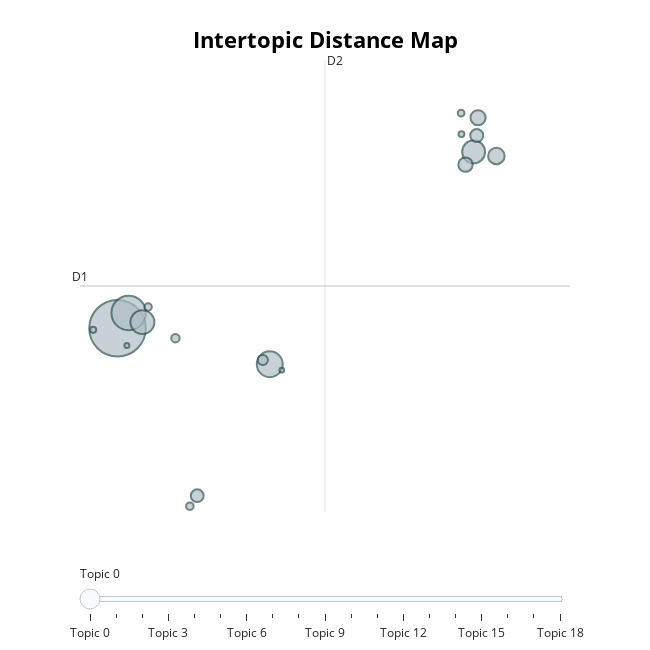

Write notebook code for a chart like this one.
### Markdown cell above
# Interactive Visualizations

### Code cell
# Visualize topics in 2D space
try:
    fig1 = topic_model.visualize_topics()
    fig1.show()
except Exception as e:
    print(f"Could not create topic visualization: {e}")

### Figure 1 — Plotly figure (JSON) as saved in the notebook; plotly's stock layout.template omitted (floating-point values rounded to 4 significant figures)
{"data": [{"customdata": [[0, "pupils | cent | children | teachers | dfe", 1412], [1, "ofsted | trust | inspection | trusts | inspections", 522], [2, "maths | pupils | grades | cent | subjects", 295], [3, "academy | academies | school academy | html | notice", 252], [4, "ai | children | teachers | learners | technology", 232], [5, "apprenticeship | apprenticeships | apprentices | employers | sellafield", 120], [6, "scholarship | scholarships | scholars | university | british", 100], [7, "start date | interesting | fact | date | minister", 92], [8, "research | justice | nuffield | foundation | nuffield foundation", 74], [9, "student | slc | finance | student finance | application", 72], [10, "ofqual | regulator | chief regulator | qualifications | chief", 45], [11, "cyber | ess | security | mis | sims", 31], [12, "loans | rate | student loans | student | maximum", 25], [13, "oak | curriculum | resources | quango | financial education", 24], [14, "ambassador | embassy | competition | day | women", 20], [15, "sport | pe | sports | girls | physical", 17], [16, "nda | nuclear | nda group | decommissioning | graduate", 15], [17, "neli | language | programme | children | intervention", 11], [18, "deaf | sign language | language | gcse | british sign", 10]], "hovertemplate": "<b>Topic %{customdata[0]}</b><br>%{customdata[1]}<br>Size: %{customdata[2]}", "legendgroup": "", "marker": {"color": "#B0BEC5", "line": {"color": "DarkSlateGrey", "width": 2}, "size": [1412, 522, 295, 252, 232, 120, 100, 92, 74, 72, 45, 31, 25, 24, 20, 17, 15, 11, 10], "sizemode": "area", "sizeref": 0.8825, "symbol": "circle"}, "mode": "markers", "name": "", "orientation": "v", "showlegend": false, "type": "scatter", "x": [2.095, 2.303, 4.942, 2.56, 8.753, 9.178, 8.836, 8.601, 8.811, 3.585, 4.812, 3.177, 3.447, 2.667, 8.519, 1.639, 8.526, 2.27, 5.166], "xaxis": "x", "y": [4.945, 5.485, 3.667, 5.16, 11.2, 11.05, 12.41, 10.74, 11.77, -0.9939, 3.818, 4.59, -1.366, 5.696, 12.57, 4.887, 11.83, 4.336, 3.457], "yaxis": "y"}], "layout": {"annotations": [{"showarrow": false, "text": "D1", "x": 1.393, "y": 6.441, "yshift": 10}, {"showarrow": false, "text": "D2", "x": 5.974, "xshift": 10, "y": 14.45}], "height": 650, "hoverlabel": {"bgcolor": "white", "font": {"family": "Rockwell", "size": 16}}, "legend": {"itemsizing": "constant", "tracegroupgap": 0}, "margin": {"t": 60}, "shapes": [{"line": {"color": "#CFD8DC", "width": 2}, "type": "line", "x0": 5.974, "x1": 5.974, "y0": -1.571, "y1": 14.45}, {"line": {"color": "#9E9E9E", "width": 2}, "type": "line", "x0": 1.393, "x1": 10.56, "y0": 6.441, "y1": 6.441}], "sliders": [{"active": 0, "pad": {"t": 50}, "steps": [{"args": [{"marker.color": [["red", "#B0BEC5", "#B0BEC5", "#B0BEC5", "#B0BEC5", "#B0BEC5", "#B0BEC5", "#B0BEC5", "#B0BEC5", "#B0BEC5", "#B0BEC5", "#B0BEC5", "#B0BEC5", "#B0BEC5", "#B0BEC5", "#B0BEC5", "#B0BEC5", "#B0BEC5", "#B0BEC5"]]}], "label": "Topic 0", "method": "update"}, {"args": [{"marker.color": [["#B0BEC5", "red", "#B0BEC5", "#B0BEC5", "#B0BEC5", "#B0BEC5", "#B0BEC5", "#B0BEC5", "#B0BEC5", "#B0BEC5", "#B0BEC5", "#B0BEC5", "#B0BEC5", "#B0BEC5", "#B0BEC5", "#B0BEC5", "#B0BEC5", "#B0BEC5", "#B0BEC5"]]}], "label": "Topic 1", "method": "update"}, {"args": [{"marker.color": [["#B0BEC5", "#B0BEC5", "red", "#B0BEC5", "#B0BEC5", "#B0BEC5", "#B0BEC5", "#B0BEC5", "#B0BEC5", "#B0BEC5", "#B0BEC5", "#B0BEC5", "#B0BEC5", "#B0BEC5", "#B0BEC5", "#B0BEC5", "#B0BEC5", "#B0BEC5", "#B0BEC5"]]}], "label": "Topic 2", "method": "update"}, {"args": [{"marker.color": [["#B0BEC5", "#B0BEC5", "#B0BEC5", "red", "#B0BEC5", "#B0BEC5", "#B0BEC5", "#B0BEC5", "#B0BEC5", "#B0BEC5", "#B0BEC5", "#B0BEC5", "#B0BEC5", "#B0BEC5", "#B0BEC5", "#B0BEC5", "#B0BEC5", "#B0BEC5", "#B0BEC5"]]}], "label": "Topic 3", "method": "update"}, {"args": [{"marker.color": [["#B0BEC5", "#B0BEC5", "#B0BEC5", "#B0BEC5", "red", "#B0BEC5", "#B0BEC5", "#B0BEC5", "#B0BEC5", "#B0BEC5", "#B0BEC5", "#B0BEC5", "#B0BEC5", "#B0BEC5", "#B0BEC5", "#B0BEC5", "#B0BEC5", "#B0BEC5", "#B0BEC5"]]}], "label": "Topic 4", "method": "update"}, {"args": [{"marker.color": [["#B0BEC5", "#B0BEC5", "#B0BEC5", "#B0BEC5", "#B0BEC5", "red", "#B0BEC5", "#B0BEC5", "#B0BEC5", "#B0BEC5", "#B0BEC5", "#B0BEC5", "#B0BEC5", "#B0BEC5", "#B0BEC5", "#B0BEC5", "#B0BEC5", "#B0BEC5", "#B0BEC5"]]}], "label": "Topic 5", "method": "update"}, {"args": [{"marker.color": [["#B0BEC5", "#B0BEC5", "#B0BEC5", "#B0BEC5", "#B0BEC5", "#B0BEC5", "red", "#B0BEC5", "#B0BEC5", "#B0BEC5", "#B0BEC5", "#B0BEC5", "#B0BEC5", "#B0BEC5", "#B0BEC5", "#B0BEC5", "#B0BEC5", "#B0BEC5", "#B0BEC5"]]}], "label": "Topic 6", "method": "update"}, {"args": [{"marker.color": [["#B0BEC5", "#B0BEC5", "#B0BEC5", "#B0BEC5", "#B0BEC5", "#B0BEC5", "#B0BEC5", "red", "#B0BEC5", "#B0BEC5", "#B0BEC5", "#B0BEC5", "#B0BEC5", "#B0BEC5", "#B0BEC5", "#B0BEC5", "#B0BEC5", "#B0BEC5", "#B0BEC5"]]}], "label": "Topic 7", "method": "update"}, {"args": [{"marker.color": [["#B0BEC5", "#B0BEC5", "#B0BEC5", "#B0BEC5", "#B0BEC5", "#B0BEC5", "#B0BEC5", "#B0BEC5", "red", "#B0BEC5", "#B0BEC5", "#B0BEC5", "#B0BEC5", "#B0BEC5", "#B0BEC5", "#B0BEC5", "#B0BEC5", "#B0BEC5", "#B0BEC5"]]}], "label": "Topic 8", "method": "update"}, {"args": [{"marker.color": [["#B0BEC5", "#B0BEC5", "#B0BEC5", "#B0BEC5", "#B0BEC5", "#B0BEC5", "#B0BEC5", "#B0BEC5", "#B0BEC5", "red", "#B0BEC5", "#B0BEC5", "#B0BEC5", "#B0BEC5", "#B0BEC5", "#B0BEC5", "#B0BEC5", "#B0BEC5", "#B0BEC5"]]}], "label": "Topic 9", "method": "update"}, {"args": [{"marker.color": [["#B0BEC5", "#B0BEC5", "#B0BEC5", "#B0BEC5", "#B0BEC5", "#B0BEC5", "#B0BEC5", "#B0BEC5", "#B0BEC5", "#B0BEC5", "red", "#B0BEC5", "#B0BEC5", "#B0BEC5", "#B0BEC5", "#B0BEC5", "#B0BEC5", "#B0BEC5", "#B0BEC5"]]}], "label": "Topic 10", "method": "update"}, {"args": [{"marker.color": [["#B0BEC5", "#B0BEC5", "#B0BEC5", "#B0BEC5", "#B0BEC5", "#B0BEC5", "#B0BEC5", "#B0BEC5", "#B0BEC5", "#B0BEC5", "#B0BEC5", "red", "#B0BEC5", "#B0BEC5", "#B0BEC5", "#B0BEC5", "#B0BEC5", "#B0BEC5", "#B0BEC5"]]}], "label": "Topic 11", "method": "update"}, {"args": [{"marker.color": [["#B0BEC5", "#B0BEC5", "#B0BEC5", "#B0BEC5", "#B0BEC5", "#B0BEC5", "#B0BEC5", "#B0BEC5", "#B0BEC5", "#B0BEC5", "#B0BEC5", "#B0BEC5", "red", "#B0BEC5", "#B0BEC5", "#B0BEC5", "#B0BEC5", "#B0BEC5", "#B0BEC5"]]}], "label": "Topic 12", "method": "update"}, {"args": [{"marker.color": [["#B0BEC5", "#B0BEC5", "#B0BEC5", "#B0BEC5", "#B0BEC5", "#B0BEC5", "#B0BEC5", "#B0BEC5", "#B0BEC5", "#B0BEC5", "#B0BEC5", "#B0BEC5", "#B0BEC5", "red", "#B0BEC5", "#B0BEC5", "#B0BEC5", "#B0BEC5", "#B0BEC5"]]}], "label": "Topic 13", "method": "update"}, {"args": [{"marker.color": [["#B0BEC5", "#B0BEC5", "#B0BEC5", "#B0BEC5", "#B0BEC5", "#B0BEC5", "#B0BEC5", "#B0BEC5", "#B0BEC5", "#B0BEC5", "#B0BEC5", "#B0BEC5", "#B0BEC5", "#B0BEC5", "red", "#B0BEC5", "#B0BEC5", "#B0BEC5", "#B0BEC5"]]}], "label": "Topic 14", "method": "update"}, {"args": [{"marker.color": [["#B0BEC5", "#B0BEC5", "#B0BEC5", "#B0BEC5", "#B0BEC5", "#B0BEC5", "#B0BEC5", "#B0BEC5", "#B0BEC5", "#B0BEC5", "#B0BEC5", "#B0BEC5", "#B0BEC5", "#B0BEC5", "#B0BEC5", "red", "#B0BEC5", "#B0BEC5", "#B0BEC5"]]}], "label": "Topic 15", "method": "update"}, {"args": [{"marker.color": [["#B0BEC5", "#B0BEC5", "#B0BEC5", "#B0BEC5", "#B0BEC5", "#B0BEC5", "#B0BEC5", "#B0BEC5", "#B0BEC5", "#B0BEC5", "#B0BEC5", "#B0BEC5", "#B0BEC5", "#B0BEC5", "#B0BEC5", "#B0BEC5", "red", "#B0BEC5", "#B0BEC5"]]}], "label": "Topic 16", "method": "update"}, {"args": [{"marker.color": [["#B0BEC5", "#B0BEC5", "#B0BEC5", "#B0BEC5", "#B0BEC5", "#B0BEC5", "#B0BEC5", "#B0BEC5", "#B0BEC5", "#B0BEC5", "#B0BEC5", "#B0BEC5", "#B0BEC5", "#B0BEC5", "#B0BEC5", "#B0BEC5", "#B0BEC5", "red", "#B0BEC5"]]}], "label": "Topic 17", "method": "update"}, {"args": [{"marker.color": [["#B0BEC5", "#B0BEC5", "#B0BEC5", "#B0BEC5", "#B0BEC5", "#B0BEC5", "#B0BEC5", "#B0BEC5", "#B0BEC5", "#B0BEC5", "#B0BEC5", "#B0BEC5", "#B0BEC5", "#B0BEC5", "#B0BEC5", "#B0BEC5", "#B0BEC5", "#B0BEC5", "red"]]}], "label": "Topic 18", "method": "update"}]}], "title": {"font": {"color": "Black", "size": 22}, "text": "<b>Intertopic Distance Map</b>", "x": 0.5, "xanchor": "center", "y": 0.95, "yanchor": "top"}, "width": 650, "xaxis": {"anchor": "y", "domain": [0, 1], "range": [1.393, 10.56], "title": {"text": ""}, "visible": false}, "yaxis": {"anchor": "x", "domain": [0, 1], "range": [-1.571, 14.45], "title": {"text": ""}, "visible": false}}}
